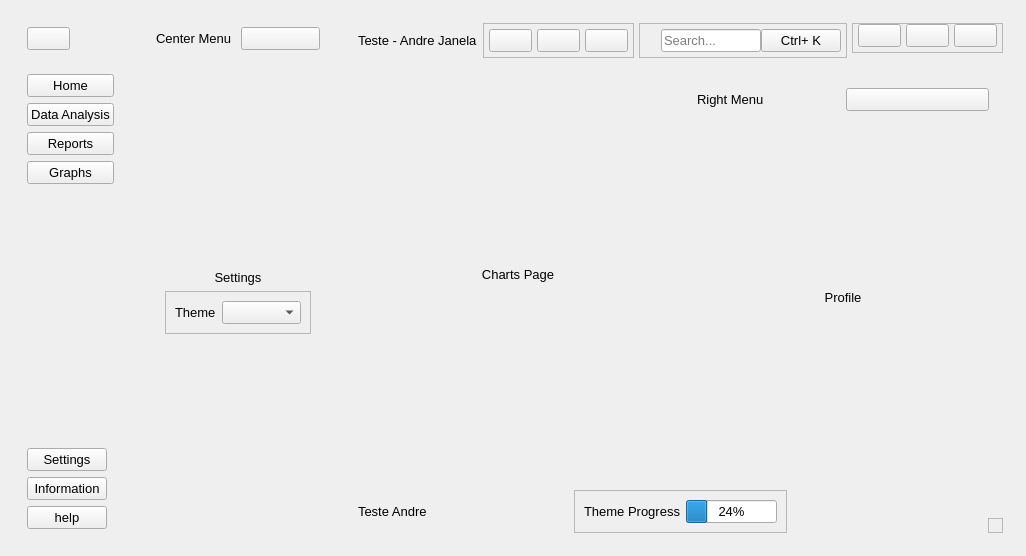
<?xml version='1.0' encoding='utf-8'?>
<ui version="4.0">
 <class>MainWindow</class>
 <widget class="QMainWindow" name="MainWindow">
  <property name="geometry">
   <rect>
    <x>0</x>
    <y>0</y>
    <width>987</width>
    <height>556</height>
   </rect>
  </property>
  <property name="font">
   <font>
    <pointsize>10</pointsize>
   </font>
  </property>
  <property name="windowTitle">
   <string>MainWindow</string>
  </property>
  <property name="styleSheet">
   <string notr="true" />
  </property>
  <widget class="QWidget" name="centralwidget">
   <layout class="QHBoxLayout" name="horizontalLayout">
    <item alignment="Qt::AlignLeft">
     <widget class="QWidget" name="menuesquerdo" native="true">
      <layout class="QVBoxLayout" name="verticalLayout">
       <item alignment="Qt::AlignLeft|Qt::AlignTop">
        <widget class="QWidget" name="widget" native="true">
         <layout class="QVBoxLayout" name="verticalLayout_2">
          <item>
           <widget class="QPushButton" name="menuBtn">
            <property name="text">
             <string />
            </property>
            <property name="icon">
             <iconset resource="../Qss/icons/_icons.qrc">
              <normaloff>:/feather/icons/feather/menu.png</normaloff>:/feather/icons/feather/menu.png</iconset>
            </property>
           </widget>
          </item>
         </layout>
        </widget>
       </item>
       <item alignment="Qt::AlignLeft|Qt::AlignTop">
        <widget class="QWidget" name="widget_2" native="true">
         <layout class="QVBoxLayout" name="verticalLayout_3">
          <item>
           <widget class="QPushButton" name="pushButton">
            <property name="text">
             <string>Home</string>
            </property>
            <property name="icon">
             <iconset resource="../Qss/icons/_icons.qrc">
              <normaloff>:/font_awesome_brands/icons/font_awesome/brands/creative-commons-pd-alt.png</normaloff>:/font_awesome_brands/icons/font_awesome/brands/creative-commons-pd-alt.png</iconset>
            </property>
           </widget>
          </item>
          <item>
           <widget class="QPushButton" name="pushButton_2">
            <property name="text">
             <string>Data Analysis</string>
            </property>
            <property name="icon">
             <iconset resource="../Qss/icons/_icons.qrc">
              <normaloff>:/font_awesome_brands/icons/font_awesome/brands/salesforce.png</normaloff>:/font_awesome_brands/icons/font_awesome/brands/salesforce.png</iconset>
            </property>
           </widget>
          </item>
          <item>
           <widget class="QPushButton" name="pushButton_3">
            <property name="text">
             <string>Reports</string>
            </property>
            <property name="icon">
             <iconset resource="../Qss/icons/_icons.qrc">
              <normaloff>:/font_awesome_brands/icons/font_awesome/brands/angellist.png</normaloff>:/font_awesome_brands/icons/font_awesome/brands/angellist.png</iconset>
            </property>
           </widget>
          </item>
          <item>
           <widget class="QPushButton" name="pushButton_4">
            <property name="text">
             <string>Graphs</string>
            </property>
            <property name="icon">
             <iconset resource="../Qss/icons/_icons.qrc">
              <normaloff>:/material_design/icons/material_design/aod.png</normaloff>:/material_design/icons/material_design/aod.png</iconset>
            </property>
           </widget>
          </item>
         </layout>
        </widget>
       </item>
       <item>
        <spacer name="verticalSpacer">
         <property name="orientation">
          <enum>Qt::Vertical</enum>
         </property>
         <property name="sizeHint" stdset="0">
          <size>
           <width>20</width>
           <height>40</height>
          </size>
         </property>
        </spacer>
       </item>
       <item alignment="Qt::AlignLeft|Qt::AlignBottom">
        <widget class="QWidget" name="widget_3" native="true">
         <layout class="QVBoxLayout" name="verticalLayout_4">
          <item>
           <widget class="QPushButton" name="pushButton_5">
            <property name="text">
             <string>Settings</string>
            </property>
            <property name="icon">
             <iconset resource="../Qss/icons/_icons.qrc">
              <normaloff>:/feather/icons/feather/settings.png</normaloff>:/feather/icons/feather/settings.png</iconset>
            </property>
           </widget>
          </item>
          <item>
           <widget class="QPushButton" name="pushButton_6">
            <property name="text">
             <string>Information</string>
            </property>
            <property name="icon">
             <iconset resource="../Qss/icons/_icons.qrc">
              <normaloff>:/feather/icons/feather/info.png</normaloff>:/feather/icons/feather/info.png</iconset>
            </property>
           </widget>
          </item>
          <item>
           <widget class="QPushButton" name="pushButton_7">
            <property name="text">
             <string>help</string>
            </property>
            <property name="icon">
             <iconset resource="../Qss/icons/_icons.qrc">
              <normaloff>:/feather/icons/feather/help-circle.png</normaloff>:/feather/icons/feather/help-circle.png</iconset>
            </property>
           </widget>
          </item>
         </layout>
        </widget>
       </item>
      </layout>
     </widget>
    </item>
    <item>
     <widget class="QWidget" name="menucentral" native="true">
      <property name="maximumSize">
       <size>
        <width>200</width>
        <height>16777215</height>
       </size>
      </property>
      <layout class="QVBoxLayout" name="verticalLayout_5">
       <item>
        <widget class="QWidget" name="widget_4" native="true">
         <layout class="QHBoxLayout" name="horizontalLayout_2">
          <item>
           <widget class="QLabel" name="label">
            <property name="text">
             <string>Center Menu</string>
            </property>
           </widget>
          </item>
          <item>
           <widget class="QPushButton" name="pushButton_8">
            <property name="text">
             <string />
            </property>
            <property name="icon">
             <iconset resource="../Qss/icons/_icons.qrc">
              <normaloff>:/feather/icons/feather/x-circle.png</normaloff>:/feather/icons/feather/x-circle.png</iconset>
            </property>
           </widget>
          </item>
         </layout>
        </widget>
       </item>
       <item>
        <widget class="QStackedWidget" name="stackedWidget">
         <property name="currentIndex">
          <number>0</number>
         </property>
         <widget class="QWidget" name="settingsPage">
          <layout class="QVBoxLayout" name="verticalLayout_6">
           <item>
            <widget class="QWidget" name="widget_5" native="true">
             <layout class="QVBoxLayout" name="verticalLayout_7">
              <item>
               <spacer name="verticalSpacer_2">
                <property name="orientation">
                 <enum>Qt::Vertical</enum>
                </property>
                <property name="sizeHint" stdset="0">
                 <size>
                  <width>20</width>
                  <height>40</height>
                 </size>
                </property>
               </spacer>
              </item>
              <item>
               <widget class="QLabel" name="label_2">
                <property name="text">
                 <string>Settings</string>
                </property>
                <property name="alignment">
                 <set>Qt::AlignCenter</set>
                </property>
               </widget>
              </item>
              <item>
               <widget class="QFrame" name="frame">
                <property name="frameShape">
                 <enum>QFrame::StyledPanel</enum>
                </property>
                <property name="frameShadow">
                 <enum>QFrame::Raised</enum>
                </property>
                <layout class="QHBoxLayout" name="horizontalLayout_3">
                 <item>
                  <widget class="QLabel" name="label_3">
                   <property name="text">
                    <string>Theme</string>
                   </property>
                  </widget>
                 </item>
                 <item>
                  <widget class="QComboBox" name="themeList" />
                 </item>
                </layout>
               </widget>
              </item>
              <item>
               <spacer name="verticalSpacer_3">
                <property name="orientation">
                 <enum>Qt::Vertical</enum>
                </property>
                <property name="sizeHint" stdset="0">
                 <size>
                  <width>20</width>
                  <height>40</height>
                 </size>
                </property>
               </spacer>
              </item>
             </layout>
            </widget>
           </item>
          </layout>
         </widget>
         <widget class="QWidget" name="informationPage">
          <layout class="QVBoxLayout" name="verticalLayout_8">
           <item>
            <widget class="QLabel" name="label_4">
             <property name="text">
              <string>Information</string>
             </property>
             <property name="alignment">
              <set>Qt::AlignCenter</set>
             </property>
            </widget>
           </item>
          </layout>
         </widget>
         <widget class="QWidget" name="helpPage">
          <layout class="QVBoxLayout" name="verticalLayout_9">
           <item alignment="Qt::AlignVCenter">
            <widget class="QLabel" name="label_5">
             <property name="text">
              <string>Help</string>
             </property>
             <property name="alignment">
              <set>Qt::AlignCenter</set>
             </property>
            </widget>
           </item>
          </layout>
         </widget>
        </widget>
       </item>
      </layout>
     </widget>
    </item>
    <item>
     <widget class="QWidget" name="maiBody" native="true">
      <property name="sizePolicy">
       <sizepolicy hsizetype="Expanding" vsizetype="Preferred">
        <horstretch>0</horstretch>
        <verstretch>0</verstretch>
       </sizepolicy>
      </property>
      <layout class="QVBoxLayout" name="verticalLayout_10">
       <item alignment="Qt::AlignTop">
        <widget class="QWidget" name="header" native="true">
         <layout class="QHBoxLayout" name="horizontalLayout_6">
          <property name="spacing">
           <number>5</number>
          </property>
          <property name="leftMargin">
           <number>5</number>
          </property>
          <property name="topMargin">
           <number>5</number>
          </property>
          <property name="rightMargin">
           <number>5</number>
          </property>
          <property name="bottomMargin">
           <number>5</number>
          </property>
          <item>
           <widget class="QLabel" name="titleTxt_2">
            <property name="text">
             <string>Teste - Andre Janela</string>
            </property>
           </widget>
          </item>
          <item>
           <widget class="QFrame" name="frame_6">
            <property name="frameShape">
             <enum>QFrame::StyledPanel</enum>
            </property>
            <property name="frameShadow">
             <enum>QFrame::Raised</enum>
            </property>
            <layout class="QHBoxLayout" name="horizontalLayout_10">
             <property name="spacing">
              <number>5</number>
             </property>
             <property name="leftMargin">
              <number>5</number>
             </property>
             <property name="topMargin">
              <number>5</number>
             </property>
             <property name="rightMargin">
              <number>5</number>
             </property>
             <property name="bottomMargin">
              <number>5</number>
             </property>
             <item>
              <widget class="QPushButton" name="notificationBtn_2">
               <property name="text">
                <string />
               </property>
               <property name="icon">
                <iconset resource="../Qss/icons/_icons.qrc">
                 <normaloff>:/material_design/icons/material_design/notifications.png</normaloff>:/material_design/icons/material_design/notifications.png</iconset>
               </property>
              </widget>
             </item>
             <item>
              <widget class="QPushButton" name="moreBtn_2">
               <property name="text">
                <string />
               </property>
               <property name="icon">
                <iconset resource="../Qss/icons/_icons.qrc">
                 <normaloff>:/feather/icons/feather/more-horizontal.png</normaloff>:/feather/icons/feather/more-horizontal.png</iconset>
               </property>
              </widget>
             </item>
             <item>
              <widget class="QPushButton" name="profileBtn_2">
               <property name="text">
                <string />
               </property>
               <property name="icon">
                <iconset resource="../Qss/icons/_icons.qrc">
                 <normaloff>:/feather/icons/feather/user.png</normaloff>:/feather/icons/feather/user.png</iconset>
               </property>
              </widget>
             </item>
            </layout>
           </widget>
          </item>
          <item>
           <widget class="QFrame" name="searchinpCont">
            <property name="frameShape">
             <enum>QFrame::StyledPanel</enum>
            </property>
            <property name="frameShadow">
             <enum>QFrame::Raised</enum>
            </property>
            <layout class="QHBoxLayout" name="horizontalLayout_11">
             <property name="spacing">
              <number>0</number>
             </property>
             <property name="leftMargin">
              <number>5</number>
             </property>
             <property name="topMargin">
              <number>5</number>
             </property>
             <property name="rightMargin">
              <number>5</number>
             </property>
             <property name="bottomMargin">
              <number>5</number>
             </property>
             <item>
              <widget class="QLabel" name="label_10">
               <property name="minimumSize">
                <size>
                 <width>16</width>
                 <height>16</height>
                </size>
               </property>
               <property name="maximumSize">
                <size>
                 <width>16</width>
                 <height>16</height>
                </size>
               </property>
               <property name="text">
                <string />
               </property>
               <property name="pixmap">
                <pixmap resource="../Qss/icons/_icons.qrc">:/feather/icons/feather/search.png</pixmap>
               </property>
               <property name="scaledContents">
                <bool>true</bool>
               </property>
              </widget>
             </item>
             <item>
              <widget class="QLineEdit" name="searchinp">
               <property name="minimumSize">
                <size>
                 <width>100</width>
                 <height>0</height>
                </size>
               </property>
               <property name="placeholderText">
                <string>Search...</string>
               </property>
              </widget>
             </item>
             <item>
              <widget class="QPushButton" name="searchBtn">
               <property name="text">
                <string>Ctrl+ K</string>
               </property>
              </widget>
             </item>
            </layout>
           </widget>
          </item>
          <item alignment="Qt::AlignRight|Qt::AlignTop">
           <widget class="QFrame" name="frame_7">
            <property name="frameShape">
             <enum>QFrame::StyledPanel</enum>
            </property>
            <property name="frameShadow">
             <enum>QFrame::Raised</enum>
            </property>
            <layout class="QHBoxLayout" name="horizontalLayout_12">
             <property name="spacing">
              <number>5</number>
             </property>
             <property name="leftMargin">
              <number>5</number>
             </property>
             <property name="topMargin">
              <number>0</number>
             </property>
             <property name="rightMargin">
              <number>5</number>
             </property>
             <property name="bottomMargin">
              <number>5</number>
             </property>
             <item>
              <widget class="QPushButton" name="minimizeBtn_2">
               <property name="text">
                <string />
               </property>
               <property name="icon">
                <iconset resource="../Qss/icons/_icons.qrc">
                 <normaloff>:/feather/icons/feather/window_minimize.png</normaloff>:/feather/icons/feather/window_minimize.png</iconset>
               </property>
              </widget>
             </item>
             <item>
              <widget class="QPushButton" name="restorebtn_2">
               <property name="text">
                <string />
               </property>
               <property name="icon">
                <iconset resource="../Qss/icons/_icons.qrc">
                 <normaloff>:/feather/icons/feather/window_undock.png</normaloff>:/feather/icons/feather/window_undock.png</iconset>
               </property>
              </widget>
             </item>
             <item>
              <widget class="QPushButton" name="closeBtn_2">
               <property name="text">
                <string />
               </property>
               <property name="icon">
                <iconset resource="../Qss/icons/_icons.qrc">
                 <normaloff>:/feather/icons/feather/window_close.png</normaloff>:/feather/icons/feather/window_close.png</iconset>
               </property>
              </widget>
             </item>
            </layout>
           </widget>
          </item>
         </layout>
        </widget>
       </item>
       <item>
        <widget class="QWidget" name="mainContents" native="true">
         <property name="sizePolicy">
          <sizepolicy hsizetype="Preferred" vsizetype="Expanding">
           <horstretch>0</horstretch>
           <verstretch>0</verstretch>
          </sizepolicy>
         </property>
         <layout class="QHBoxLayout" name="horizontalLayout_7">
          <property name="spacing">
           <number>5</number>
          </property>
          <property name="leftMargin">
           <number>5</number>
          </property>
          <property name="topMargin">
           <number>5</number>
          </property>
          <property name="rightMargin">
           <number>5</number>
          </property>
          <property name="bottomMargin">
           <number>5</number>
          </property>
          <item>
           <widget class="QWidget" name="mainPagesCont" native="true">
            <layout class="QVBoxLayout" name="verticalLayout_11">
             <property name="spacing">
              <number>5</number>
             </property>
             <property name="leftMargin">
              <number>5</number>
             </property>
             <property name="topMargin">
              <number>5</number>
             </property>
             <property name="rightMargin">
              <number>5</number>
             </property>
             <property name="bottomMargin">
              <number>5</number>
             </property>
             <item>
              <widget class="QStackedWidget" name="stackedWidget_2">
               <property name="currentIndex">
                <number>3</number>
               </property>
               <widget class="QWidget" name="dataAnalysisPage">
                <layout class="QVBoxLayout" name="verticalLayout_12">
                 <item>
                  <widget class="QLabel" name="label_8">
                   <property name="text">
                    <string>Data Analysis Page</string>
                   </property>
                   <property name="alignment">
                    <set>Qt::AlignCenter</set>
                   </property>
                  </widget>
                 </item>
                </layout>
               </widget>
               <widget class="QWidget" name="homePage">
                <layout class="QVBoxLayout" name="verticalLayout_13">
                 <item>
                  <widget class="QLabel" name="label_9">
                   <property name="text">
                    <string>Home Page</string>
                   </property>
                   <property name="alignment">
                    <set>Qt::AlignCenter</set>
                   </property>
                  </widget>
                 </item>
                </layout>
               </widget>
               <widget class="QWidget" name="reportsPage">
                <layout class="QHBoxLayout" name="horizontalLayout_14">
                 <item>
                  <widget class="QLabel" name="label_11">
                   <property name="text">
                    <string>Reports Page</string>
                   </property>
                   <property name="alignment">
                    <set>Qt::AlignCenter</set>
                   </property>
                  </widget>
                 </item>
                </layout>
               </widget>
               <widget class="QWidget" name="page">
                <layout class="QVBoxLayout" name="verticalLayout_14">
                 <item>
                  <widget class="QLabel" name="label_12">
                   <property name="text">
                    <string>Charts Page</string>
                   </property>
                   <property name="alignment">
                    <set>Qt::AlignCenter</set>
                   </property>
                  </widget>
                 </item>
                </layout>
               </widget>
              </widget>
             </item>
            </layout>
           </widget>
          </item>
          <item>
           <widget class="QWidget" name="menuDireito" native="true">
            <property name="minimumSize">
             <size>
              <width>200</width>
              <height>0</height>
             </size>
            </property>
            <layout class="QVBoxLayout" name="verticalLayout_15">
             <property name="spacing">
              <number>5</number>
             </property>
             <property name="leftMargin">
              <number>5</number>
             </property>
             <property name="topMargin">
              <number>5</number>
             </property>
             <property name="rightMargin">
              <number>5</number>
             </property>
             <property name="bottomMargin">
              <number>5</number>
             </property>
             <item>
              <widget class="QWidget" name="widget_6" native="true">
               <layout class="QHBoxLayout" name="horizontalLayout_8">
                <item>
                 <widget class="QLabel" name="label_13">
                  <property name="text">
                   <string>Right Menu</string>
                  </property>
                 </widget>
                </item>
                <item>
                 <widget class="QPushButton" name="pushButton_9">
                  <property name="text">
                   <string />
                  </property>
                  <property name="icon">
                   <iconset resource="../Qss/icons/_icons.qrc">
                    <normaloff>:/feather/icons/feather/x-circle.png</normaloff>:/feather/icons/feather/x-circle.png</iconset>
                  </property>
                 </widget>
                </item>
               </layout>
              </widget>
             </item>
             <item>
              <widget class="QStackedWidget" name="stackedWidget_3">
               <property name="currentIndex">
                <number>2</number>
               </property>
               <widget class="QWidget" name="notificationsPage">
                <layout class="QVBoxLayout" name="verticalLayout_16">
                 <item>
                  <widget class="QLabel" name="label_14">
                   <property name="text">
                    <string>Notification</string>
                   </property>
                   <property name="alignment">
                    <set>Qt::AlignCenter</set>
                   </property>
                  </widget>
                 </item>
                </layout>
               </widget>
               <widget class="QWidget" name="morePage">
                <layout class="QHBoxLayout" name="horizontalLayout_9">
                 <item>
                  <widget class="QLabel" name="label_15">
                   <property name="text">
                    <string>More</string>
                   </property>
                   <property name="alignment">
                    <set>Qt::AlignCenter</set>
                   </property>
                  </widget>
                 </item>
                </layout>
               </widget>
               <widget class="QWidget" name="profilePage">
                <layout class="QHBoxLayout" name="horizontalLayout_13">
                 <item>
                  <widget class="QLabel" name="label_16">
                   <property name="text">
                    <string>Profile</string>
                   </property>
                   <property name="alignment">
                    <set>Qt::AlignCenter</set>
                   </property>
                  </widget>
                 </item>
                </layout>
               </widget>
              </widget>
             </item>
            </layout>
           </widget>
          </item>
         </layout>
        </widget>
       </item>
       <item alignment="Qt::AlignBottom">
        <widget class="QWidget" name="footer" native="true">
         <layout class="QHBoxLayout" name="horizontalLayout_4">
          <property name="spacing">
           <number>5</number>
          </property>
          <property name="leftMargin">
           <number>5</number>
          </property>
          <property name="topMargin">
           <number>5</number>
          </property>
          <property name="rightMargin">
           <number>5</number>
          </property>
          <property name="bottomMargin">
           <number>5</number>
          </property>
          <item alignment="Qt::AlignLeft">
           <widget class="QLabel" name="label_6">
            <property name="text">
             <string>Teste Andre</string>
            </property>
           </widget>
          </item>
          <item alignment="Qt::AlignHCenter">
           <widget class="QFrame" name="frame_2">
            <property name="frameShape">
             <enum>QFrame::StyledPanel</enum>
            </property>
            <property name="frameShadow">
             <enum>QFrame::Raised</enum>
            </property>
            <layout class="QHBoxLayout" name="horizontalLayout_5">
             <item>
              <widget class="QLabel" name="label_7">
               <property name="text">
                <string>Theme Progress</string>
               </property>
              </widget>
             </item>
             <item alignment="Qt::AlignHCenter">
              <widget class="QProgressBar" name="progressBar">
               <property name="value">
                <number>24</number>
               </property>
              </widget>
             </item>
            </layout>
           </widget>
          </item>
          <item alignment="Qt::AlignRight|Qt::AlignBottom">
           <widget class="QFrame" name="sizeGripe">
            <property name="minimumSize">
             <size>
              <width>15</width>
              <height>15</height>
             </size>
            </property>
            <property name="maximumSize">
             <size>
              <width>15</width>
              <height>15</height>
             </size>
            </property>
            <property name="frameShape">
             <enum>QFrame::StyledPanel</enum>
            </property>
            <property name="frameShadow">
             <enum>QFrame::Raised</enum>
            </property>
           </widget>
          </item>
         </layout>
        </widget>
       </item>
      </layout>
     </widget>
    </item>
   </layout>
  </widget>
 </widget>
 <connections />
<customwidgets><customwidget><class>QPushButton</class><extends>QPushButton</extends><header location="global">Custom_Widgets.Theme.h</header><container>1</container></customwidget><customwidget><class>QLabel</class><extends>QLabel</extends><header location="global">Custom_Widgets.Theme.h</header><container>1</container></customwidget></customwidgets></ui>
